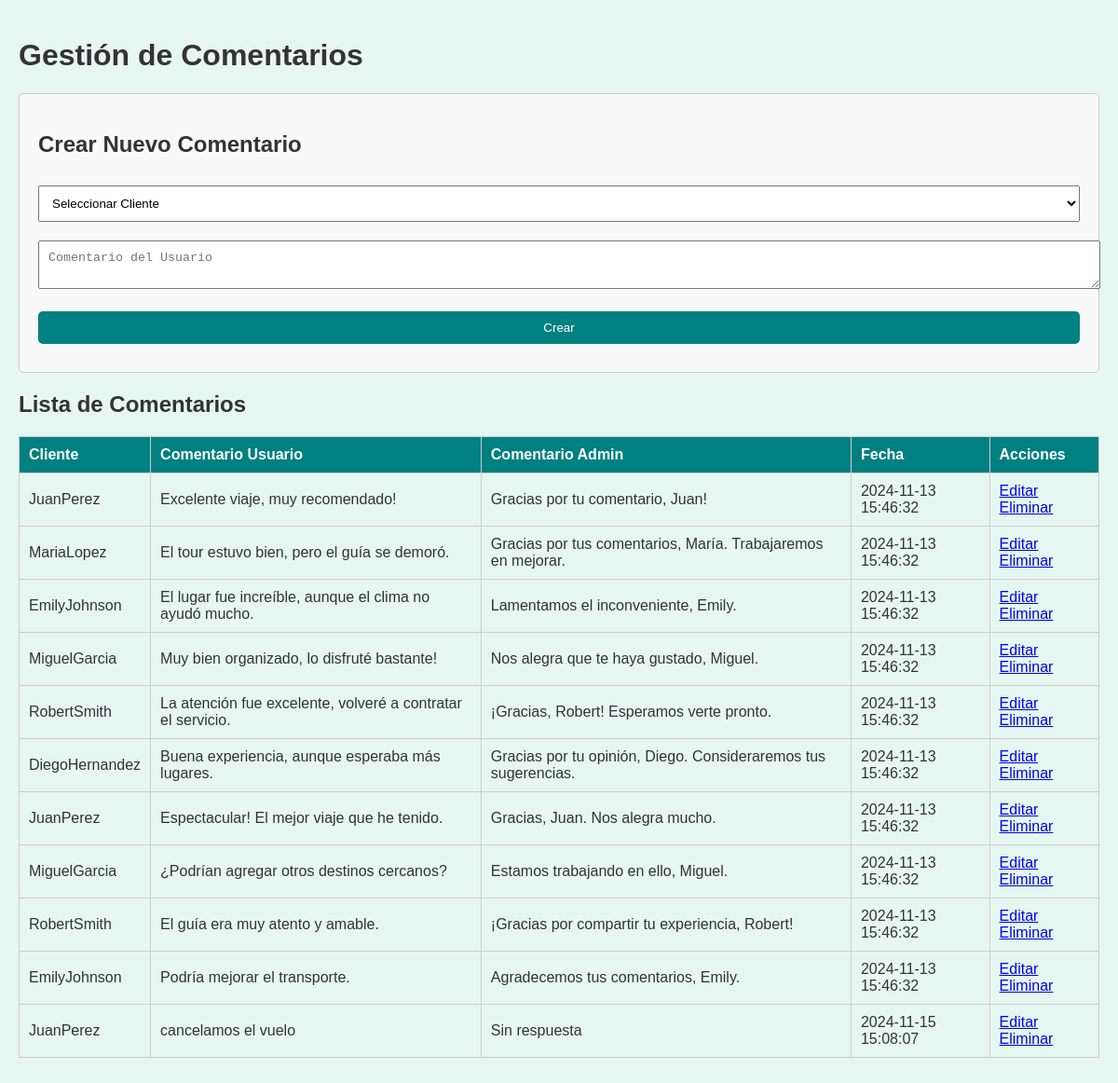
Screenshot of /comentario.php with the database file from the repository.
### tables this page shows
CREATE TABLE `comentarios` (
  `id` int NOT NULL,
  `id_cliente` int DEFAULT NULL,
  `comentario_usuario` text NOT NULL,
  `comentario_admin` text,
  `fecha_comentario` timestamp NULL DEFAULT CURRENT_TIMESTAMP
);

CREATE TABLE `clientes` (
  `id` int NOT NULL,
  `rol` enum('admin','usuario','guia') NOT NULL,
  `nombre_usuario` varchar(50) NOT NULL,
  `correo` varchar(100) NOT NULL,
  `contrasena` varchar(255) NOT NULL
);

### comentario.php (the view, shortened to what this page needs)
<?php
include 'conexion.php';
$result = $conn->query("SELECT c.*, cl.nombre_usuario
                        FROM comentarios c
                        LEFT JOIN clientes cl ON c.id_cliente = cl.id");
?>
<!DOCTYPE html>
<html lang="es">
<head>
</head>
<body>
<h1>Gestión de Comentarios</h1>
<div class="form-container">
    <h2>Crear Nuevo Comentario</h2>
    <form method="POST" action="">
        <select name="id_cliente" required>
            <option value="">Seleccionar Cliente</option>
        </select>
        <textarea name="comentario_usuario" placeholder="Comentario del Usuario" required></textarea>
        <button type="submit" name="create">Crear</button>
    </form>
</div>
<h2>Lista de Comentarios</h2>
<table>
    <tr>
        <th>Cliente</th>
        <th>Comentario Usuario</th>
        <th>Comentario Admin</th>
        <th>Fecha</th>
        <th>Acciones</th>
    </tr>
    <?php while ($row = $result->fetch_assoc()): ?>
    <tr>
 <td><?php echo $row['nombre_usuario']; ?></td>
        <td><?php echo $row['comentario_usuario']; ?></td>
        <td><?php echo $row['comentario_admin'] ? $row['comentario_admin'] : "Sin respuesta"; ?></td>
        <td><?php echo $row['fecha_comentario']; ?></td>
        <td>
            <a href="?edit=<?php echo $row['id']; ?>">Editar</a>
            <a href="?delete=<?php echo $row['id']; ?>" onclick="return confirm('¿Seguro que deseas eliminar este comentario?');">Eliminar</a>
        </td>
    </tr>
    <?php endwhile; ?>
</table>
</body>
</html>

### comentario.php (style rules this page uses)
body { font-family: Arial, sans-serif; background-color: #e6f7f2; color: #333; margin: 0; padding: 20px; }
table { width: 100%; border-collapse: collapse; margin-bottom: 20px; }
table, th, td { border: 1px solid #ccc; }
th, td { padding: 10px; text-align: left; }
th { background-color: #008080; color: white; }
button { background-color: #008080; color: white; border: none; padding: 10px 15px; cursor: pointer; border-radius: 5px; }
.form-container { background-color: #f9f9f9; padding: 20px; border: 1px solid #ccc; border-radius: 5px; margin-bottom: 20px; }
.form-container input, .form-container textarea, .form-container select, .form-container button { width: 100%; margin: 10px 0; padding: 10px; }

### rows the page displays
comentarios: id_cliente.nombre_usuario "JuanPerez", comentario_usuario "Excelente viaje, muy recomendado!", comentario_admin "Gracias por tu comentario, Juan!", fecha_comentario "2024-11-13 15:46:32"
comentarios: id_cliente.nombre_usuario "MariaLopez", comentario_usuario "El tour estuvo bien, pero el guía se demoró.", comentario_admin "Gracias por tus comentarios, María. Trabajaremos en mejorar.", fecha_comentario "2024-11-13 15:46:32"
comentarios: id_cliente.nombre_usuario "EmilyJohnson", comentario_usuario "El lugar fue increíble, aunque el clima no ayudó mucho.", comentario_admin "Lamentamos el inconveniente, Emily.", fecha_comentario "2024-11-13 15:46:32"
comentarios: id_cliente.nombre_usuario "MiguelGarcia", comentario_usuario "Muy bien organizado, lo disfruté bastante!", comentario_admin "Nos alegra que te haya gustado, Miguel.", fecha_comentario "2024-11-13 15:46:32"
comentarios: id_cliente.nombre_usuario "RobertSmith", comentario_usuario "La atención fue excelente, volveré a contratar el servicio.", comentario_admin "¡Gracias, Robert! Esperamos verte pronto.", fecha_comentario "2024-11-13 15:46:32"
comentarios: id_cliente.nombre_usuario "DiegoHernandez", comentario_usuario "Buena experiencia, aunque esperaba más lugares.", comentario_admin "Gracias por tu opinión, Diego. Consideraremos tus sugerencias.", fecha_comentario "2024-11-13 15:46:32"
comentarios: id_cliente.nombre_usuario "JuanPerez", comentario_usuario "Espectacular! El mejor viaje que he tenido.", comentario_admin "Gracias, Juan. Nos alegra mucho.", fecha_comentario "2024-11-13 15:46:32"
comentarios: id_cliente.nombre_usuario "MiguelGarcia", comentario_usuario "¿Podrían agregar otros destinos cercanos?", comentario_admin "Estamos trabajando en ello, Miguel.", fecha_comentario "2024-11-13 15:46:32"
comentarios: id_cliente.nombre_usuario "RobertSmith", comentario_usuario "El guía era muy atento y amable.", comentario_admin "¡Gracias por compartir tu experiencia, Robert!", fecha_comentario "2024-11-13 15:46:32"
comentarios: id_cliente.nombre_usuario "EmilyJohnson", comentario_usuario "Podría mejorar el transporte.", comentario_admin "Agradecemos tus comentarios, Emily.", fecha_comentario "2024-11-13 15:46:32"
comentarios: id_cliente.nombre_usuario "JuanPerez", comentario_usuario "cancelamos el vuelo", shows "Sin respuesta", fecha_comentario "2024-11-15 15:08:07"
